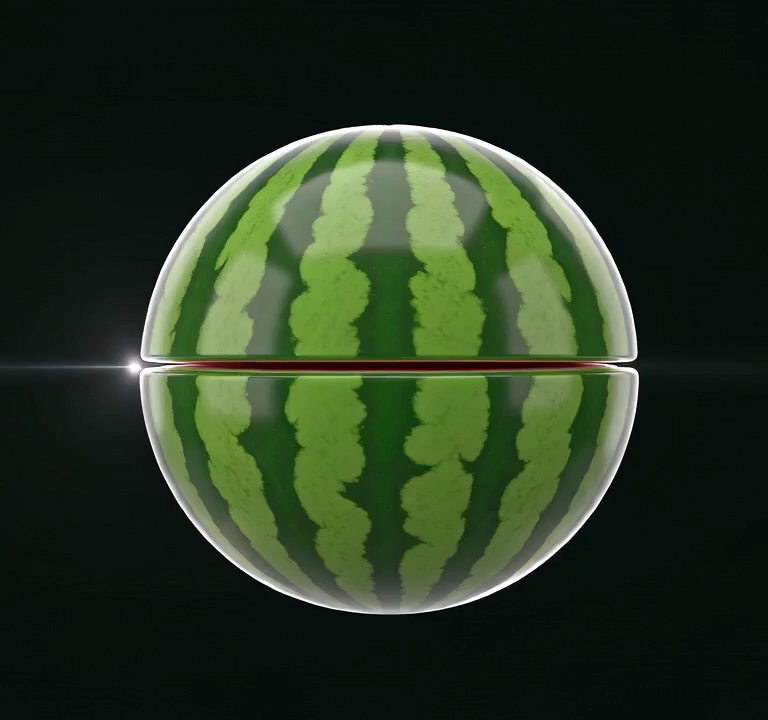
#> input picture Shared/Resources/Launch/watermelon-launch-landscape-first.png, 768 x 720 px
$ python -i GenerateWatermelonFinAssets.py   (imports and definitions only)
#> lines starting #> are read from the running program, lines starting #| are printed output that depends on the picture
#!/usr/bin/env python3
from pathlib import Path
import argparse
import base64
from collections import deque
import io
import math
import re
import shutil

try:
    from PIL import Image, ImageDraw, ImageFilter, ImageFont
except ModuleNotFoundError as error:
    raise SystemExit(
        "GenerateWatermelonFinAssets.py requires Pillow. "
        "Install it with `python3 -m pip install Pillow` or run this script with a Python environment that already includes Pillow."
    ) from error


ROOT = Path(__file__).resolve().parents[2]
ASSETS = ROOT / "WatermelonFin tvOS/Resources/Assets.xcassets"
IOS_ASSETS = ROOT / "WatermelonFin iOS/Resources/Assets.xcassets"
BRAND = ASSETS / "App Icon & Top Shelf Image.brandassets"
PREVIEW = ROOT / "docs/watermelonfin-logo-assets-preview.png"
DEFAULT_SOURCE = ROOT / "Scripts/Branding/Sources/watermelonfin-original.png"

COLORS = {
    "obsidian": "#050907",
    "night": "#10120B",
    "deep_teal": "#082B15",
    "badge": "#141006",
    "cyan": "#F53C5F",
    "aqua": "#36A423",
    "blue": "#F4E9B8",
    "white": "#FFFFFF",
}

LOGO_TARGETS = [
    ("watermelonfin-logo.png", (520, 120)),
    ("watermelonfin-logo@2x.png", (1040, 240)),
    ("watermelonfin-logo@3x.png", (1560, 360)),
]

ICON_TARGETS = [
    ("App Icon.imagestack/Back.imagestacklayer/Content.imageset/400x240-back.png", (400, 240), "RGB"),
    ("App Icon.imagestack/Back.imagestacklayer/Content.imageset/800x480-back.png", (800, 480), "RGB"),
    ("App Icon.imagestack/Front.imagestacklayer/Content.imageset/400x240-front.png", (400, 240), "RGBA"),
    ("App Icon.imagestack/Front.imagestacklayer/Content.imageset/800x480-front.png", (800, 480), "RGBA"),
    ("App Icon - App Store.imagestack/Back.imagestacklayer/Content.imageset/1280x768-back.png", (1280, 768), "RGB"),
    ("App Icon - App Store.imagestack/Front.imagestacklayer/Content.imageset/1280x768-front.png", (1280, 768), "RGBA"),
]

TOP_SHELF_TARGETS = [
    ("Top Shelf Image.imageset/top-shelf-1920x720.png", (1920, 720)),
    ("Top Shelf Image.imageset/top-shelf-3840x1440.png", (3840, 1440)),
    ("Top Shelf Image Wide.imageset/top-shelf-wide-2320x720.png", (2320, 720)),
    ("Top Shelf Image Wide.imageset/top-shelf-wide-4640x1440.png", (4640, 1440)),
]


def rgb(value):
    value = value.lstrip("#")
    return tuple(int(value[index:index + 2], 16) for index in (0, 2, 4))


def mix(a, b, amount):
    return tuple(round(a[index] + (b[index] - a[index]) * amount) for index in range(3))


# [27 lines left out: functions font, load_source_image, not called in this run]


def is_light_background(pixel):
    red, green, blue, alpha = pixel
    return alpha == 0 or (red > 230 and green > 230 and blue > 230)


# [167 lines left out: functions remove_edge_background, trim, remove_white_matte, solid_brand_wordmark, remove_translucent_edge_matte, source_pieces and 4 more, not called in this run]


def linear_background(size):
    width, height = size
    image = Image.new("RGBA", size)
    pixels = image.load()
    start = rgb(COLORS["obsidian"])
    middle = rgb(COLORS["night"])
    end = rgb(COLORS["deep_teal"])

    for y in range(height):
        for x in range(width):
            amount = (x / max(1, width - 1) * 0.58) + (y / max(1, height - 1) * 0.42)
            if amount < 0.62:
                color = mix(start, middle, amount / 0.62)
            else:
                color = mix(middle, end, (amount - 0.62) / 0.38)
            pixels[x, y] = (*color, 255)

    return image


# [76 lines left out: functions radial_glow, draw_mist, draw_forest_silhouette, not called in this run]


def brand_background(size):
    width, height = size
    image = linear_background(size)
    image = radial_glow(image, (width * 0.72, height * 0.18), min(size) * 0.66, COLORS["aqua"], 44)
    image = radial_glow(image, (width * 0.16, height * 0.74), min(size) * 0.74, COLORS["cyan"], 42)
    image = draw_mist(image)
    image = draw_forest_silhouette(image)
    return image


# [255 lines left out: functions gradient_fill, bezier, draw_round_curve, draw_mark, render_mark, draw_wordmark and 4 more, not called in this run]


def save_preview(source):
    preview = brand_background((1800, 1100)).convert("RGB")
    draw = ImageDraw.Draw(preview)
    title_font = font(50, bold=True)
    label_font = font(28, bold=True)

    draw.text((80, 62), "WatermelonFin tvOS Asset Set", font=title_font, fill=(255, 255, 255))

    logo = Image.open(ASSETS / "watermelonfin-logo.imageset/watermelonfin-logo@3x.png").convert("RGBA")
    preview.paste(logo, (80, 150), logo)
    draw.text((80, 355), "In-app logo", font=label_font, fill=(222, 234, 244))

    back = Image.open(BRAND / "App Icon.imagestack/Back.imagestacklayer/Content.imageset/800x480-back.png").resize((600, 360))
    front = Image.open(BRAND / "App Icon.imagestack/Front.imagestacklayer/Content.imageset/800x480-front.png").resize((600, 360)).convert("RGBA")
    preview.paste(back, (80, 430))
    preview.paste(front, (80, 430), front)
    draw.text((80, 810), "Layered tvOS icon", font=label_font, fill=(222, 234, 244))

    shelf = Image.open(BRAND / "Top Shelf Image.imageset/top-shelf-1920x720.png").resize((960, 360))
    preview.paste(shelf, (760, 150))
    draw.text((760, 530), "Top shelf", font=label_font, fill=(222, 234, 244))

    wide = Image.open(BRAND / "Top Shelf Image Wide.imageset/top-shelf-wide-2320x720.png").resize((1160, 360))
    preview.paste(wide, (560, 650))
    draw.text((560, 1030), "Wide top shelf", font=label_font, fill=(222, 234, 244))
    preview.save(PREVIEW, quality=95)


# [25 lines left out: functions parse_args, main, not called in this run]


# [2 lines not run here, left out]

>>> import cv2
>>> picture = cv2.imread('../../Shared/Resources/Launch/watermelon-launch-landscape-first.png', cv2.IMREAD_GRAYSCALE)
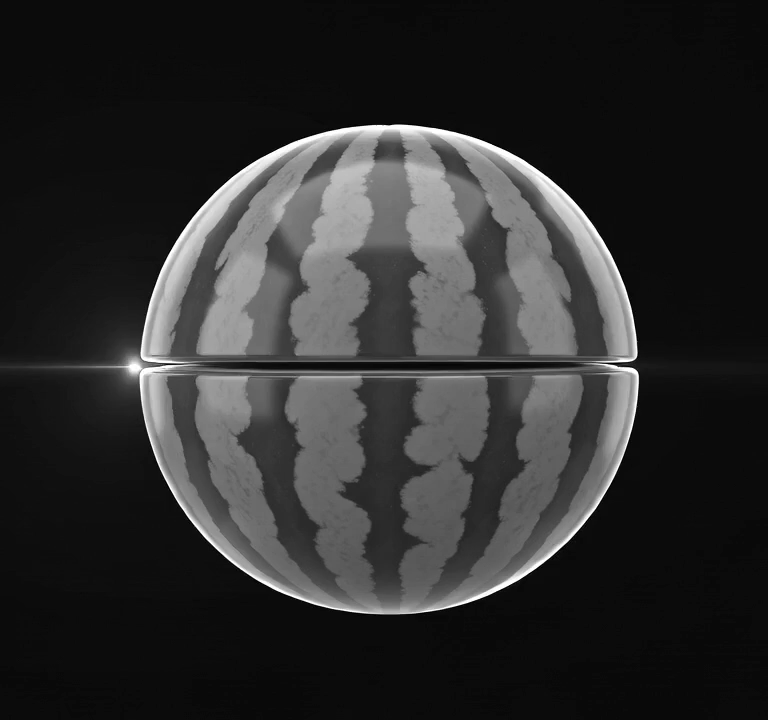
#> picture: shape (720, 768); min 0, max 255, mean 46.1
>>> result = save_preview(picture)
#> in linear_background, `image = Image.new("RGBA", size)`: image: PIL image 1800x1100 RGBA; every value is 0
#> (the run stopped early here; a loop or call above may not have finished)
